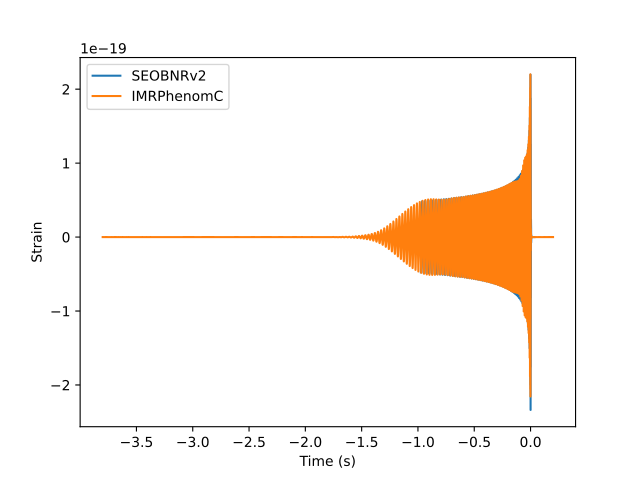

Reproduce this figure in Python.
import pylab
from pycbc.waveform import get_td_waveform

for apx in ['SEOBNRv2', 'IMRPhenomC']:
    hp, hc = get_td_waveform(approximant=apx,
                                 mass1=10,
                                 mass2=10,
                                 spin1z=0.9,
                                 delta_t=1.0/4096,
                                 f_lower=40)

    pylab.plot(hp.sample_times, hp, label=apx)

pylab.ylabel('Strain')
pylab.xlabel('Time (s)')
pylab.legend()
pylab.show()
